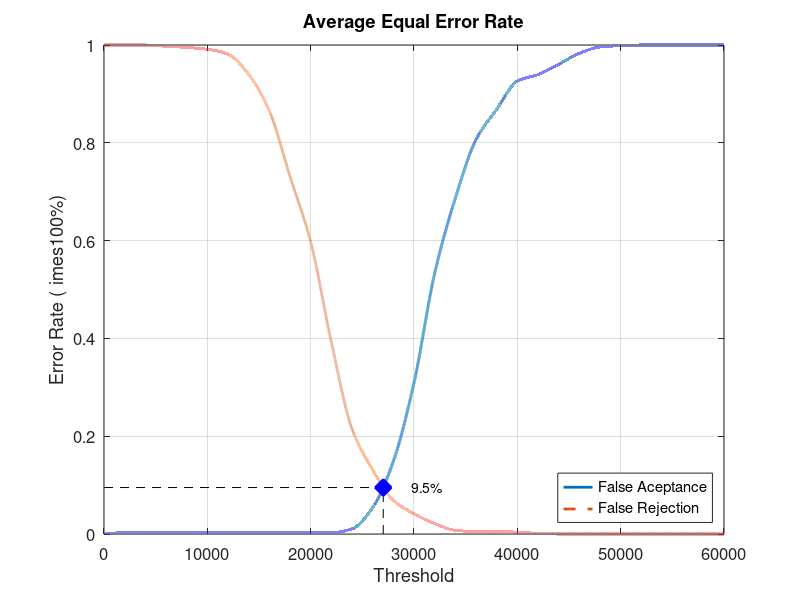
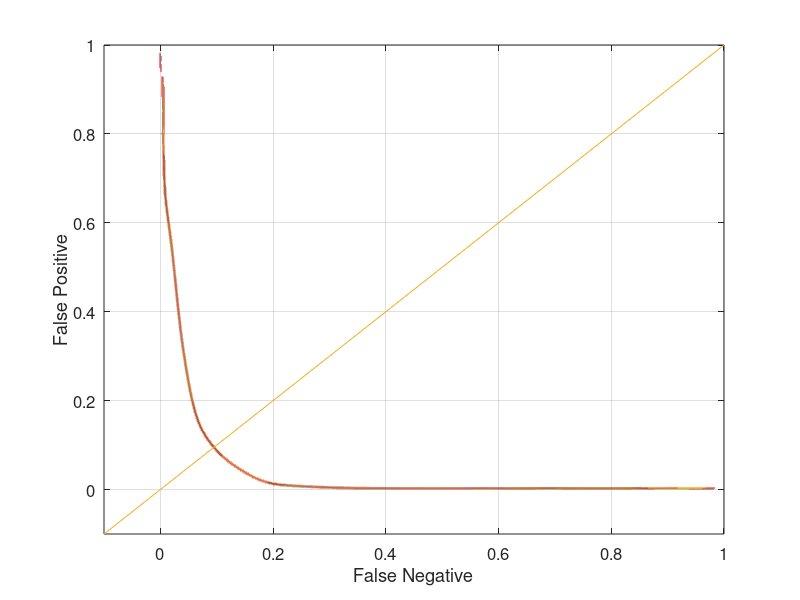

The MATLAB source for these figures, in order:
close all;
clear;
clc;
x = 0:2000:60000;
xq = 0:0.5:60000;

y0 = [0 0.00263158 0.00263158 0.00263158 0.00263158 0.00263158 0.00263158 0.00263158 0.00263158 0.00263158 0.00263158 0.00263158 0.0105263 0.0539474 0.148684 0.309211 0.532895 0.686842 0.806579 0.868421 0.926316 0.939474 0.960526 0.982895 0.996053 0.998684 1 1 1 1 1]
yy0 = interp1(x, y0, xq, 'pchip');
y1 = [1 1 1 0.9975 0.995 0.99125 0.98125 0.94 0.865 0.73125 0.5975 0.3925 0.215 0.13125 0.06875 0.04125 0.02125 0.0075 0.005 0.005 0.00375 0.00125 0 0 0 0 0 0 0 0 0]
yy1 = interp1(x, y1, xq, 'pchip');

% Calculating EER: 
y2 = abs(y0 - y1);
find(y2 == min(y2))
yy2 = abs(yy0 - yy1);
xEER = find(yy2 == min(yy2));
xEERIndex = xq(xEER) % X-axis EER
yEER = yy0(xEER) % Y-axis EER

main = figure
plot(xq, yy0,'-','LineWidth', 2);	hold on
plot(xq, yy1,'--','LineWidth', 2);	hold on
plot([xEERIndex xEERIndex], [0 yEER], 'k--');	hold on
plot([0 xEERIndex], [yEER yEER], 'k--');	hold on
plot(xEERIndex, yEER, 'bx', 'LineWidth', 10);	hold on
text(xEERIndex + 10 * xEERIndex / 100, yEER, [num2str(round((10000 * yEER)) / 100) '%'])
legend('False Aceptance', 'False Rejection', 'Location', 'SouthEast')
xlabel('Threshold')
ylabel('Error Rate (	imes100%)')
title('Average Equal Error Rate')
set(gca, 'FontSize', 12)
axis([0 60000 0 1])
grid on

print(main, 'Experiment2AverageMain', '-dpng');
FNRxFPR = figure('Color', [1 1 1]);
plot(yy1, yy0, '-', yy1, yy0, 'LineWidth', 2);
hold on
y = -0.1:0.1:1
plot(y, y); 
set(gca, 'FontSize', 12)
xlabel('False Negative')
ylabel('False Positive')
axis([-0.1 1 -0.1 1])
set(gca, 'FontSize', 12)
grid on

print(FNRxFPR, 'Experiment2AverageFNRxFPR','-dpng');
